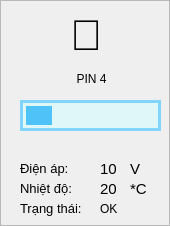
      <widget class="QFrame" name="frame_pin_4">
       <property name="styleSheet">
        <string notr="true">border: 3px solid #81D4FA;
border-radius: 10px;
background-color: #f8f9fa;

QLabel {
    border: none;
    border-radius: 0px;
}</string>
       </property>
       <property name="frameShape">
        <enum>QFrame::StyledPanel</enum>
       </property>
       <property name="frameShadow">
        <enum>QFrame::Raised</enum>
       </property>
       <widget class="QLabel" name="label_188">
        <property name="geometry">
         <rect>
          <x>70</x>
          <y>10</y>
          <width>41</width>
          <height>51</height>
         </rect>
        </property>
        <property name="font">
         <font>
          <pointsize>32</pointsize>
         </font>
        </property>
        <property name="styleSheet">
         <string notr="true">border: none;
    border-radius: 0px;</string>
        </property>
        <property name="text">
         <string>🔋</string>
        </property>
       </widget>
       <widget class="QLabel" name="label_189">
        <property name="geometry">
         <rect>
          <x>70</x>
          <y>70</y>
          <width>51</width>
          <height>17</height>
         </rect>
        </property>
        <property name="styleSheet">
         <string notr="true">border: none;
    border-radius: 0px;</string>
        </property>
        <property name="text">
         <string>  PIN 4</string>
        </property>
       </widget>
       <widget class="QProgressBar" name="progressBar_pin_4_n">
        <property name="geometry">
         <rect>
          <x>20</x>
          <y>100</y>
          <width>141</width>
          <height>31</height>
         </rect>
        </property>
        <property name="font">
         <font>
          <weight>75</weight>
          <bold>true</bold>
         </font>
        </property>
        <property name="styleSheet">
         <string notr="true">QProgressBar {
    border: 3px solid #81D4FA;
    border-radius: 18px;              /* tăng radius lên để chunk có không gian tròn */
    background-color: #E0F7FA;
    text-align: center;
    color: transparent;               /* ẩn text % mặc định nếu bạn dùng label riêng */
    height: 38px;                     /* tăng height nhẹ để chunk không bị ép */
    margin: 0px;
    padding: 0px;
}

QProgressBar::chunk {
    background-color: #4FC3F7;
    border-radius: 15px;              /* radius của chunk nhỏ hơn groove 2-3px để vừa khít */
    margin: 3px;                      /* margin nhỏ để chunk không dính sát viền groove */
    border: none;
}</string>
        </property>
        <property name="value">
         <number>24</number>
        </property>
        <property name="textVisible">
         <bool>false</bool>
        </property>
       </widget>
       <widget class="QLabel" name="label_190">
        <property name="geometry">
         <rect>
          <x>20</x>
          <y>160</y>
          <width>61</width>
          <height>17</height>
         </rect>
        </property>
        <property name="font">
         <font>
          <pointsize>10</pointsize>
         </font>
        </property>
        <property name="styleSheet">
         <string notr="true">border: none;
    border-radius: 0px;</string>
        </property>
        <property name="text">
         <string>Điện áp:</string>
        </property>
       </widget>
       <widget class="QLabel" name="label_191">
        <property name="geometry">
         <rect>
          <x>20</x>
          <y>180</y>
          <width>81</width>
          <height>17</height>
         </rect>
        </property>
        <property name="font">
         <font>
          <pointsize>10</pointsize>
         </font>
        </property>
        <property name="styleSheet">
         <string notr="true">border: none;
    border-radius: 0px;</string>
        </property>
        <property name="text">
         <string>Nhiệt độ:</string>
        </property>
       </widget>
       <widget class="QLabel" name="label_192">
        <property name="geometry">
         <rect>
          <x>20</x>
          <y>200</y>
          <width>81</width>
          <height>17</height>
         </rect>
        </property>
        <property name="font">
         <font>
          <pointsize>10</pointsize>
         </font>
        </property>
        <property name="styleSheet">
         <string notr="true">border: none;
    border-radius: 0px;</string>
        </property>
        <property name="text">
         <string>Trạng thái:</string>
        </property>
       </widget>
       <widget class="QLabel" name="pin_4_vol_value_n">
        <property name="geometry">
         <rect>
          <x>100</x>
          <y>160</y>
          <width>31</width>
          <height>17</height>
         </rect>
        </property>
        <property name="font">
         <font>
          <pointsize>11</pointsize>
          <weight>50</weight>
          <bold>false</bold>
         </font>
        </property>
        <property name="styleSheet">
         <string notr="true">border: none;
    border-radius: 0px;</string>
        </property>
        <property name="text">
         <string>10</string>
        </property>
       </widget>
       <widget class="QLabel" name="pin_4_temp_value_n">
        <property name="geometry">
         <rect>
          <x>100</x>
          <y>180</y>
          <width>31</width>
          <height>17</height>
         </rect>
        </property>
        <property name="font">
         <font>
          <pointsize>11</pointsize>
          <weight>50</weight>
          <bold>false</bold>
         </font>
        </property>
        <property name="styleSheet">
         <string notr="true">border: none;
    border-radius: 0px;</string>
        </property>
        <property name="text">
         <string>20</string>
        </property>
       </widget>
       <widget class="QLabel" name="pin_4_status_value_n">
        <property name="geometry">
         <rect>
          <x>100</x>
          <y>200</y>
          <width>61</width>
          <height>17</height>
         </rect>
        </property>
        <property name="font">
         <font>
          <pointsize>9</pointsize>
          <weight>50</weight>
          <bold>false</bold>
         </font>
        </property>
        <property name="styleSheet">
         <string notr="true">border: none;
    border-radius: 0px;</string>
        </property>
        <property name="text">
         <string>OK</string>
        </property>
       </widget>
       <widget class="QLabel" name="label_193">
        <property name="geometry">
         <rect>
          <x>130</x>
          <y>160</y>
          <width>21</width>
          <height>17</height>
         </rect>
        </property>
        <property name="font">
         <font>
          <pointsize>11</pointsize>
         </font>
        </property>
        <property name="styleSheet">
         <string notr="true">border: none;
    border-radius: 0px;</string>
        </property>
        <property name="text">
         <string>V</string>
        </property>
       </widget>
       <widget class="QLabel" name="label_194">
        <property name="geometry">
         <rect>
          <x>130</x>
          <y>180</y>
          <width>21</width>
          <height>17</height>
         </rect>
        </property>
        <property name="font">
         <font>
          <pointsize>11</pointsize>
         </font>
        </property>
        <property name="styleSheet">
         <string notr="true">border: none;
    border-radius: 0px;</string>
        </property>
        <property name="text">
         <string>*C</string>
        </property>
       </widget>
      </widget>
